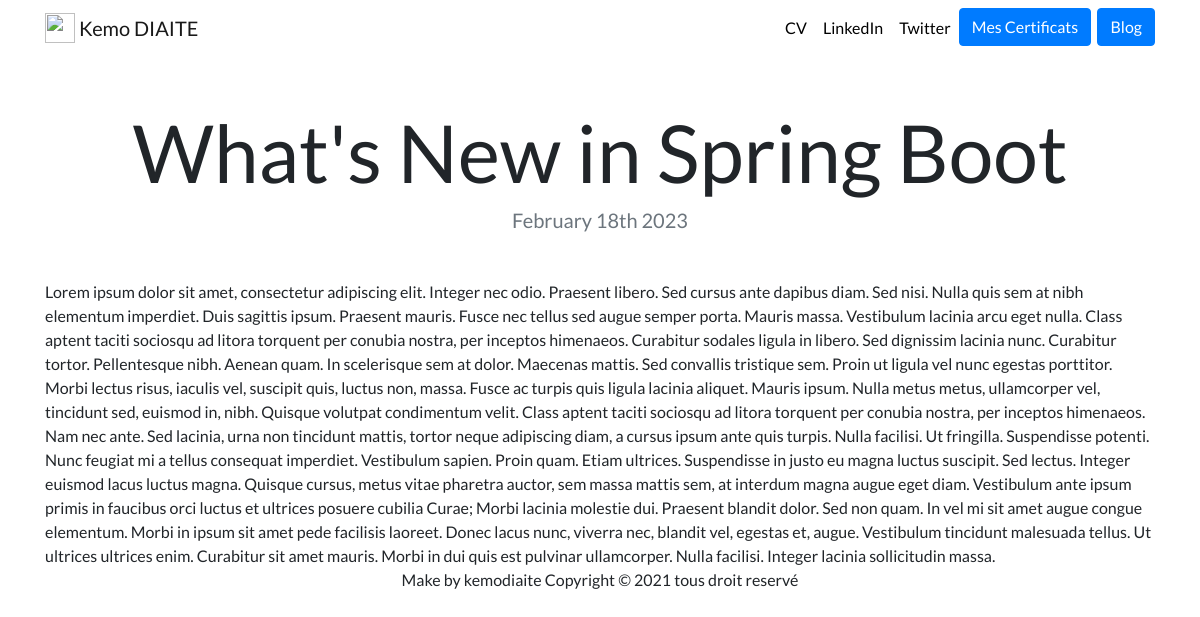
The app's page /blog/4/ with its own data.
### blog/models.py (models this page shows)
class Blog(models.Model):
    title = models.CharField(max_length=200)
    description = models.TextField()
    date = models.DateField()

### blog/views.py (the view)
# urls.py: path('<int:blog_id>/', views.detail, name='detail'),
def detail(request, blog_id):
    blog = get_object_or_404(Blog, pk=blog_id)
    return render(request, 'blog/detail.html', {'blog': blog})

### blog/templates/blog/detail.html
{% extends "portfolio/base.html" %}
{% load static %}
{% block content %}
<h1 class="text-center mt-5" id="blogdetailtitle">{{ blog.title }}</h1>
<h5 class="text-center text-muted mb-5">{{ blog.date | date:'F jS Y' }}</h5>
{{ blog.description | safe }}
{% endblock %}

### portfolio/static/portfolio/custom.css (style rules this page uses)
body { font-family: 'Lato', sans-serif; }
@media (min-width: 992px) { #blogdetailtitle { font-size: 5rem; } }

### records on screen
Blog: title "What's New in Spring Boot", date "February 18th 2023", description "Lorem ipsum dolor sit amet, consectetur adipiscing elit. Integer nec odio. Praesent libero. Sed cursus ante dapibus diam. Sed nisi. Nulla quis sem at nibh elementum imperdiet. Duis sagittis ipsum. Praesent mauris. Fusce nec tellus sed augue semper porta. Mauris massa. Vestibulum lacinia arcu eget nulla. Class aptent taciti sociosqu ad litora torquent per conubia nostra, per inceptos himenaeos. Curabitur sodales ligula in libero. Sed dignissim lacinia nunc. Curabitur tortor. Pellentesque nibh. Aenean quam. In scelerisque sem at dolor. Maecenas mattis. Sed convallis tristique sem. Proin ut ligula vel nunc egestas porttitor. Morbi lectus risus, iaculis vel, suscipit quis, luctus non, massa.…"
